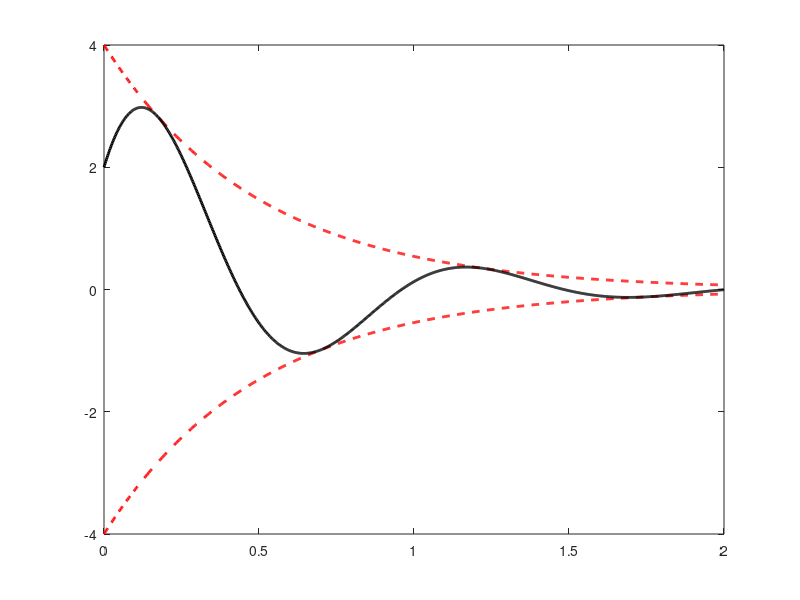

Source code (MATLAB): (Note: this script raises an error after producing the figure.)
% In this problem we will explore the 
% graph of the function:
% f(t) = 4 * exp(-2 * t) * cos(6 * t - 60)

% We will first draw two envelope 4 * exp(-2 * t), 
% and -4 * exp(-2 * t), and then we will plot
% f(t) on the same graph to show that 
% indeed f(t) is enveloped by two exponenetials.

t = linspace(0, 2, 1000);
y1 = 4 * exp(-2 * t);

y = 4 * exp(-2 * t) .* cos(6 * t - pi / 3);
figure('Name','Lathi Example')
plot(t, y1, 'r--', 'linewidth', 2);
hold on;
plot(t, -y1, 'r--', 'linewidth', 2);

plot(t, y, 'k', 'linewidth', 2);
yline(0, 'k', 'linewidth', 2);
xlabel('Time t');
ylabel('Signal');
title('Envelope exploration');
hold off;
